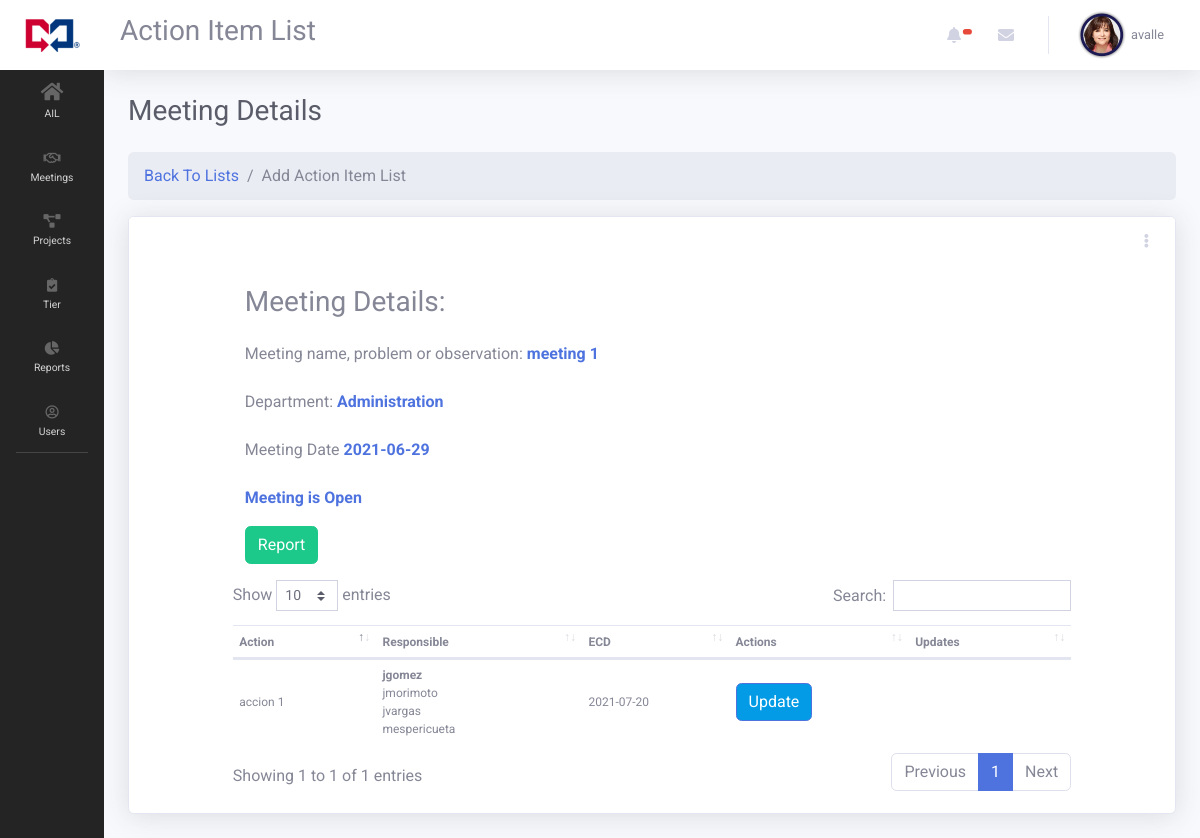
Screenshot of /index.php?page=ail_view&meeting_id=4 (signed in) with the database file from the repository.
### tables this page shows
CREATE TABLE `ail_meeting` (
  `meeting_id` int(11) NOT NULL,
  `meeting_name` varchar(255) NOT NULL,
  `meeting_department` int(11) NOT NULL,
  `meeting_date` date NOT NULL,
  `meeting_register` date NOT NULL,
  `private` int(1) NOT NULL DEFAULT 0,
  `active` int(1) NOT NULL DEFAULT 1
);

CREATE TABLE `departments` (
  `department_id` int(11) NOT NULL,
  `department_name` varchar(255) NOT NULL,
  `department_active` int(1) NOT NULL DEFAULT 1
);

CREATE TABLE `ail_action` (
  `ail_action_id` int(11) NOT NULL,
  `ail_action_name` varchar(255) NOT NULL,
  `ail_action_ecd` date NOT NULL,
  `ail_owner` int(11) NOT NULL,
  `ail_meeting_id` int(11) NOT NULL,
  `ail_action_date` date NOT NULL,
  `action_active` int(1) NOT NULL DEFAULT 1
);

CREATE TABLE `users` (
  `user_id` int(11) NOT NULL COMMENT 'auto incrementing user_id of each user, unique index',
  `user_name` varchar(64) NOT NULL COMMENT 'user''s name, unique',
  `user_password_hash` varchar(255) NOT NULL COMMENT 'user''s password in salted and hashed format',
  `user_email` varchar(64) NOT NULL COMMENT 'user''s email, unique',
  `user_first_name` varchar(255) DEFAULT NULL,
  `user_last_name` varchar(255) DEFAULT NULL,
  `user_employee_number` varchar(255) DEFAULT NULL,
  `user_department` int(11) NOT NULL,
  `user_date` datetime DEFAULT NULL,
  `user_last_update` timestamp NOT NULL DEFAULT current_timestamp() ON UPDATE current_timestamp(),
  `user_phone` varchar(25) DEFAULT NULL,
  `user_areacode` varchar(5) DEFAULT NULL,
  `user_level` int(1) NOT NULL DEFAULT 0,
  `user_image` varchar(255) NOT NULL DEFAULT 'uploads/user_img/noimage.png',
  `user_locked` int(1) NOT NULL DEFAULT 0,
  `user_suspend` int(1) NOT NULL DEFAULT 0,
  `user_active` int(1) NOT NULL DEFAULT 1
);

CREATE TABLE `ail_users` (
  `ail_id` int(11) NOT NULL,
  `ail_meeting_id` int(11) NOT NULL,
  `ail_action_id` int(11) NOT NULL,
  `ail_user_id` int(11) NOT NULL,
  `ail_user_register` date NOT NULL
);

### views/pages/ail/ail_view.php (the view, shortened to what this page needs)
<?php
if(isset($_GET['meeting_id']))
{
    $query_data = "SELECT * FROM ail_meeting
    LEFT JOIN departments ON ail_meeting.meeting_department = departments.department_id
    WHERE meeting_id = {$_GET['meeting_id']}";
    $run_query = mysqli_query($connection, $query_data);
    $data = mysqli_fetch_array($run_query);
}
?>
<h1 class="h3 mb-4 text-gray-800">Meeting Details</h1>
<nav aria-label="breadcrumb">
  <ol class="breadcrumb">
    <li class="breadcrumb-item"><a href="index.php?page=ail_list">Back To Lists</a></li>
    <li class="breadcrumb-item active" aria-current="page">Add Action Item List</li>
  </ol>
</nav>
<form method="POST" id="form-user" autocomplete="off" enctype="multipart/form-data">
<div class="row">
    <div class="col-lg-12 ">
        <div class="card shadow mb-4">
            <div class="card-header py-3 d-flex flex-row align-items-center justify-content-between">
                <div class="dropdown no-arrow">
                <a class="dropdown-toggle" href="#" role="button" id="dropdownMenuLink" data-toggle="dropdown" aria-haspopup="true" aria-expanded="false">
                    <i class="fas fa-ellipsis-v fa-sm fa-fw text-gray-400"></i>
                </a>
                </div>
            </div>
            <div id="profile-data" class="card-body">
                <div class="col-lg-10 offset-lg-1">
                    <div class="row">
                        <div class="form-group col-lg-12">
                            <h3>Meeting Details:</h3>
                        </div>
                        <div class="form-group col-lg-12">
                            <label>Meeting name, problem or observation:</label>
                            <b class="text-primary"><?php echo $data['meeting_name'] ?></b>
                        </div>
                        <div class="form-group col-lg-12">
                            <label>Department:</label>
                            <b class="text-primary"><?php echo $data['department_name']; ?></b>
                        </div>
                        <div class="form-group col-lg-12">
                            <label>Meeting Date</label>
                            <b class="text-primary"><?php echo $data['meeting_date']; ?></b>
                        </div>
                        <div class="form-group col-lg-12">
                            <b class="text-primary">
                            <?php
                            if($data['private'] == 1 ){
                                echo "Meeting is Private";
                            }else{
                                echo "Meeting is Open";
                            }
                            ?>
                            </b>
                        </div>
                        <div class="form-group col-lg-12">
                            <a href="index.php?page=ail_report&meeting_id=<?php echo $_GET['meeting_id'] ?>" class="btn btn-success">Report</a>
                        </div>
                    </div>
                    <div class="row">
                        <div class="table-responsive">
                            <table style="width: 100%;" class="table" id="dataTable">
                                <thead>
                                    <th>Action</th>
                                    <th>Responsible</th>
                                    <th>ECD</th>
                                    <th>Actions</th>
                                    <th>Updates</th>
                                </thead>
                                <tbody>
                                <?php
                                if(isset($_GET['meeting_id'])):
                                    $query = "SELECT * FROM ail_action
                                    LEFT JOIN users ON users.user_id = ail_action.ail_owner
                                    WHERE ail_meeting_id = {$_GET['meeting_id']} AND action_active = 1 ORDER BY ail_action_ecd";
                                    $result = mysqli_query($connection, $query);
                                    while($row = mysqli_fetch_array($result)):
                                ?>
                                        <tr>
                                            <td><?php echo $row['ail_action_name']; ?></td>
                                            <td>
                                            <b><?php echo $row['user_name'] ?></b><br>
                                            <?php
                                                $query_users = "SELECT * FROM ail_users
                                                LEFT JOIN users ON users.user_id = ail_users.ail_user_id
                                                WHERE ail_meeting_id =  {$_GET['meeting_id']} AND ail_action_id = {$row['ail_action_id']}";
                                                $run_user_query = mysqli_query($connection, $query_users);
                                                while($row_users = mysqli_fetch_array($run_user_query)):
                                            ?>
                                                <?php echo $row_users['user_name'] ?><br>
                                            <?php endwhile; ?>
                                            </td>
                                            <td><?php echo $row['ail_action_ecd'] ?></td>
                                            <td>
                                                <button type="button" class="btn btn-primary modal-info" data-action="<?php echo $row['ail_action_id'] ?>" data-action-name="<?php echo $row['ail_action_name'] ?>" data-toggle="modal" data-target="#exampleModal">
                                                    Update
                                                </button>
                                            </td>
                                            <td>
                                            </td>
                                        </tr>
                                <?php
                                    endwhile;
                                endif;
                                ?>
                                </tbody>
                            </table>
                        </div>
                    </div>
                </div>
            </div>
        </div>
    </div>
</div>
</form>

### views/includes/header.php (style rules this page uses)
body { font-family: 'Roboto', sans-serif; }
tr { font-size: 12px; }
.btn-primary { background-color: #039be5; }
.table-responsive { width: 100%; }
.card-header { background-color: #fff; border-bottom: #fff; }
td { vertical-align: middle; }
.odd { vertical-align: middle; }

### rows the page displays
ail_meeting: meeting_name "meeting 1", departments.department_name "Administration", meeting_date "2021-06-29"
ail_action: ail_action_name "accion 1", users.user_name "jgomez", ail_action_ecd "2021-07-20"
ail_users: users.user_name "jmorimoto"
ail_users: users.user_name "jvargas"
ail_users: users.user_name "mespericueta"

### other values shown
$_SESSION['quatroapp_user_name'] "avalle"
